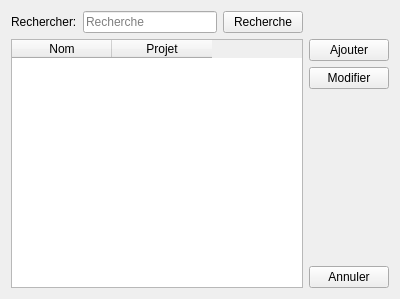
<?xml version="1.0" encoding="UTF-8"?>
<ui version="4.0">
 <class>Form</class>
 <widget class="QWidget" name="Form">
  <property name="geometry">
   <rect>
    <x>0</x>
    <y>0</y>
    <width>400</width>
    <height>299</height>
   </rect>
  </property>
  <property name="windowTitle">
   <string>Projets</string>
  </property>
  <layout class="QGridLayout" name="gridLayout">
   <item row="0" column="0">
    <widget class="QLabel" name="label">
     <property name="text">
      <string>Rechercher:</string>
     </property>
    </widget>
   </item>
   <item row="0" column="1">
    <widget class="QLineEdit" name="lineEdit">
     <property name="placeholderText">
      <string>Recherche</string>
     </property>
    </widget>
   </item>
   <item row="0" column="2">
    <widget class="QPushButton" name="pushButton_7">
     <property name="text">
      <string>Recherche</string>
     </property>
    </widget>
   </item>
   <item row="1" column="0" colspan="3">
    <widget class="QTableWidget" name="tableWidget">
     <column>
      <property name="text">
       <string>Nom</string>
      </property>
     </column>
     <column>
      <property name="text">
       <string>Projet</string>
      </property>
     </column>
    </widget>
   </item>
   <item row="1" column="3">
    <layout class="QVBoxLayout" name="verticalLayout">
     <item>
      <widget class="QPushButton" name="pushButton">
       <property name="text">
        <string>Ajouter</string>
       </property>
      </widget>
     </item>
     <item>
      <widget class="QPushButton" name="pushButton_2">
       <property name="text">
        <string>Modifier</string>
       </property>
      </widget>
     </item>
     <item>
      <spacer name="verticalSpacer">
       <property name="orientation">
        <enum>Qt::Vertical</enum>
       </property>
       <property name="sizeHint" stdset="0">
        <size>
         <width>20</width>
         <height>40</height>
        </size>
       </property>
      </spacer>
     </item>
     <item>
      <widget class="QPushButton" name="pushButton_3">
       <property name="text">
        <string>Annuler</string>
       </property>
      </widget>
     </item>
    </layout>
   </item>
  </layout>
 </widget>
 <resources/>
 <connections/>
</ui>
